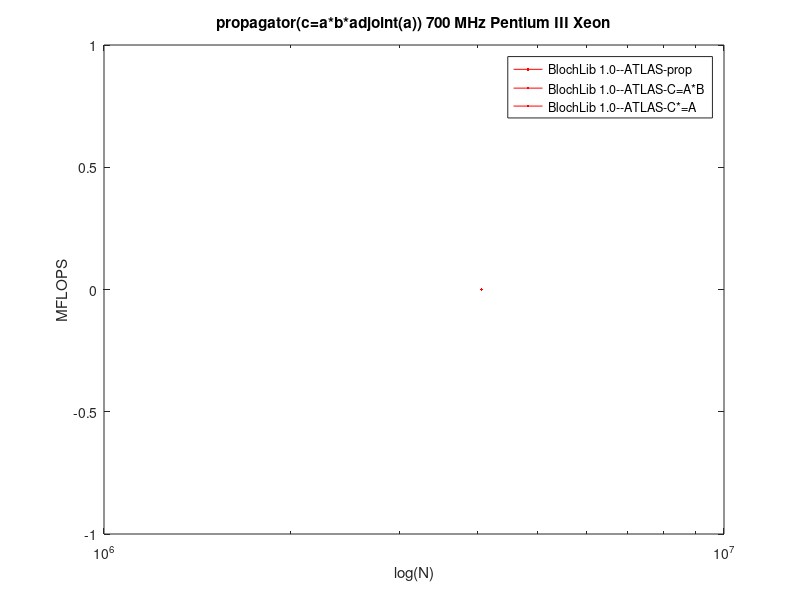

Write the MATLAB code that produced this figure.
Infinity=Inf;
R=[0x3dfcf0 ];
bllib_prop=[0 0 0 0 0 0 0 0 0 0 0 0 0 0 0 0 0 0 0 0 0 0 0 0 0 0 0 0 0 0  ];
bllib_mul1=[0 0 0 0 0 0 0 0 0 0 0 0 0 0 0 0 0 0 0 0 0 0 0 0 0 0 0 0 0 0  ];
bllib_mul2=[0 0 0 0 0 0 0 0 0 0 0 0 0 0 0 0 0 0 0 0 0 0 0 0 0 0 0 0 0 0  ];
semilogx(R, bllib_prop,'r');
title('propagator(c=a*b*adjoint(a)) 700 MHz Pentium III Xeon');
xlabel('log(N)');
ylabel('MFLOPS');
legend('BlochLib 1.0--ATLAS-prop','BlochLib 1.0--ATLAS-C=A*B','BlochLib 1.0--ATLAS-C*=A');
